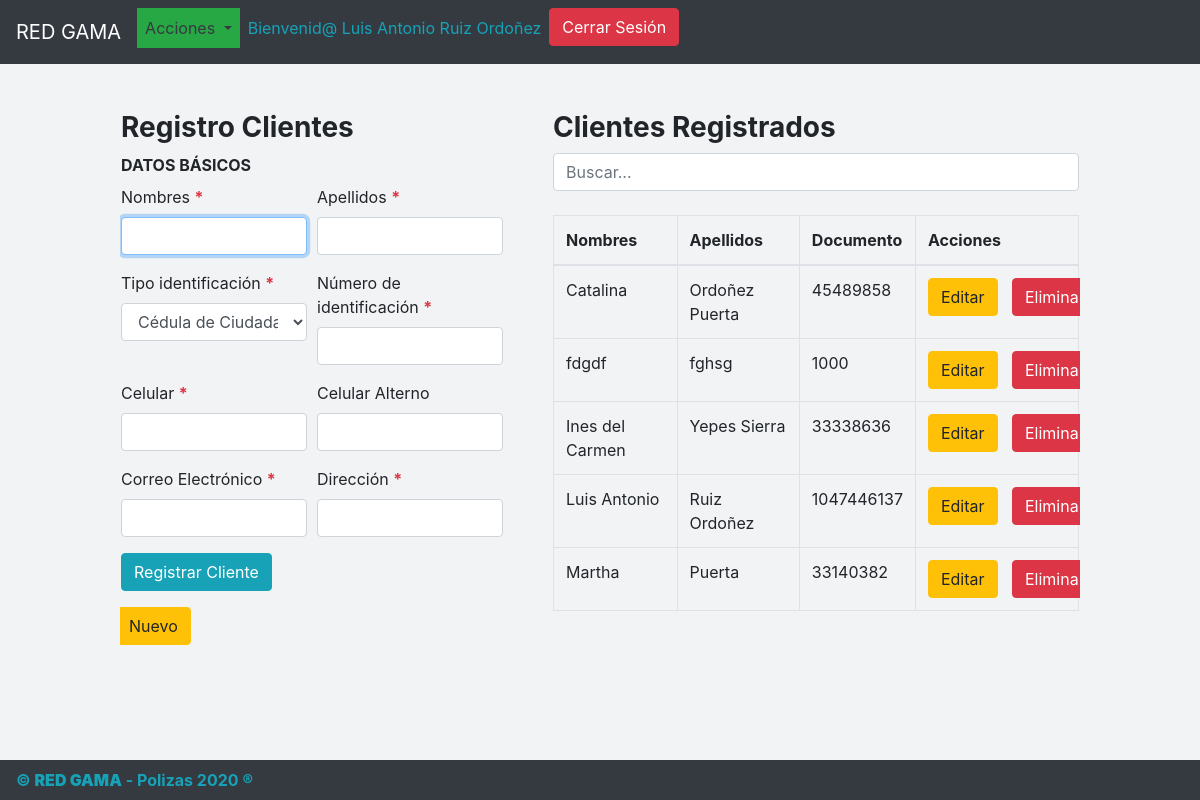
/clientes.php (signed in), run on the app's committed database.
### tables this page shows
CREATE TABLE IF NOT EXISTS `usuarios` (
  `Id` int(11) NOT NULL AUTO_INCREMENT,
  `Nombres` varchar(50) NOT NULL,
  `Apellidos` varchar(50) NOT NULL,
  `Usuario` varchar(50) NOT NULL,
  `Clave` varchar(50) NOT NULL,
  `Estado` varchar(20) NOT NULL DEFAULT 'Activo',
  PRIMARY KEY (`Id`)
);

CREATE TABLE IF NOT EXISTS `clientes` (
  `Id` int(11) NOT NULL AUTO_INCREMENT,
  `TipoDocumento` int(11) NOT NULL,
  `Documento` varchar(14) NOT NULL,
  `Nombres` varchar(50) NOT NULL,
  `Apellidos` varchar(50) NOT NULL,
  `Correo` varchar(50) NOT NULL,
  `Direccion` varchar(100) NOT NULL,
  `Celular` varchar(10) NOT NULL,
  `CelularAlterno` varchar(10) DEFAULT NULL,
  `CreadoEl` timestamp NOT NULL,
  `ActualizadoEl` timestamp NOT NULL,
  PRIMARY KEY (`Id`),
  UNIQUE KEY `Documento` (`Documento`),
  KEY `TipoDocumento` (`TipoDocumento`)
);

### controladores/session.php (called while the page is built, shortened)
<?php
include("conexion.php");
if (isset($_SESSION['login_user_sys'])) {
	$user_check=$_SESSION['login_user_sys'];
	$ses_sql=mysqli_query($conn, "select Nombres, Apellidos, Usuario from usuarios where Usuario='$user_check'");
	$row = mysqli_fetch_assoc($ses_sql);
	$nombres=$row['Nombres'];
	$apellidos=$row['Apellidos'];
}else{
	session_destroy();
	header("Location: index.php");
}
?>

### formularios/ListadoClientes.php (the view)
<h3 class="panel-title">
<strong>
Clientes Registrados
</strong>
</h3>
<input class="form-control" id="myInput" type="text" placeholder="Buscar...">
<br>
<table class="table table-bordered table-hover">
  <thead>
    <tr>
      <th>Nombres</th>
      <th>Apellidos</th>
      <th>Documento</th>
      <th>Acciones</th>
    </tr>
  </thead>
  <tbody id="myTable">
    <?php
      $sql = $conn->prepare("SELECT * FROM clientes ORDER BY Nombres, Apellidos");
      if($sql->execute()){
        $g_result = $sql->get_result();
      }
      if($sql){
        while($row = $g_result->fetch_array()){
          echo "<tr>";
          echo "<td>".utf8_encode($row['Nombres'])."</td>";
          echo "<td>".utf8_encode($row['Apellidos'])."</td>";
          echo "<td>".utf8_encode($row['Documento'])."</td>";
          echo "<td>
              <div class='row'>
              <div class='col-sm-6'>
              <form action='clientes.php' method='post' class='d-inline'>
                <button type='submit' class='btn btn-warning' title='Editar'>
                  Editar
                </button>
                <input type='hidden' name='idcliente' value='".$row['Id']."'>
              </form>
              </div>
              <div class='col-sm-6'>
              <form action='controladores/crud.php' method='post' onsubmit='return eliminar()' class='d-inline'>
                <button type='submit' class='btn btn-danger' title='Eliminar'>
                  Eliminar
                </button>
                <input type='hidden' name='idcliente' value='".$row['Id']."'>
                <input type='hidden' name='accion' value='EliminarCliente'>
              </form>
              </div>
              </div>
            </td>";
          echo "</tr>";
        }
      }
    ?>
  </tbody>
</table>

### head.php (shortened to what this page needs)
<!DOCTYPE html>
<html lang="es">
<head>
    <link href="css/bootstrap.min.css" rel="stylesheet">
</head>
<body>

### menu.php (shortened to what this page needs)
<nav class="navbar navbar-expand-sm bg-dark navbar-dark fixed-top">
    <a class="navbar-brand">RED GAMA</a>
    <div class="collapse navbar-collapse" id="navbarSupportedContent">
        <ul class="navbar-nav mr-auto">
            <?php
                if (isset($_SESSION['login_user_sys'])) {
                    echo '
                        <li class="nav-item dropdown">
                            <a class="nav-link dropdown-toggle btn-success text-dark" href="#" id="navbarDropdown" role="button" data-toggle="dropdown" aria-haspopup="true" aria-expanded="false">
                              Acciones
                            </a>
                            <div class="dropdown-menu" aria-labelledby="navbarDropdown">
                              <a class="dropdown-item" href="polizas.php">P&oacute;lizas</a>
                              <div class="dropdown-divider"></div>
                              <a class="dropdown-item" href="clientes.php">Clientes</a>
                            </div>
                        </li>
                        <li>
                            <label class="text-info nav-link">
                                Bienvenid@ '.utf8_encode($nombres).' '.utf8_encode($apellidos).'</b>
                            </label>
                        </li>
                        <li>
                            <a href="controladores/logout.php" class="btn btn-danger float-right">
                                Cerrar Sesi&oacute;n
                            </a>
                        </li>
                    ';
                }
            ?>
        </ul>
    </div>
</nav>

### clientes.php (shortened to what this page needs)
<?php
include 'head.php';
include 'controladores/session.php';
include 'menu.php';
?>
<div class="panel panel-info">
	<table class="table-responsive">
		<tr>
			<td width="40%" valign="top">
				<?php
			        include 'formularios/RegistroClientes.php';
			    ?>
			</td>
			<td width="5%"></td>
			<td valign="top">
				<?php
			        include 'formularios/ListadoClientes.php';
			    ?>
			</td>
		</tr>
	</table>
</div>
<?php
include 'footer.php';
?>

### formularios/RegistroClientes.php (shortened to what this page needs)
<div class="panel panel-info" name="Formulario" id="Formulario">
    <div class="panel-heading">
        <h3 class="panel-title">
            <strong>
                Registro Clientes
            </strong>
        </h3>
    </div>
    <div class="panel-body panel-info">
        <label class="font-weight-bold">
            DATOS B&Aacute;SICOS
        </label>
        <form action="controladores/crud.php" method="POST" onsubmit="return checkSubmit();">
            <div class="form-row">
                <div class="form-group col-md-6">
                    <label>Nombres <b class="text-danger">*</b></label>
                    <input type="text" class="form-control" name="Nombres" required autofocus maxlength="50" value="<?php
                                if(isset($nombresc)){
                                echo utf8_encode($nombresc);
                            }?>">
                </div>
                <div class="form-group col-md-6">
                    <label>Apellidos <b class="text-danger">*</b></label>
                    <input type="text" class="form-control" name="Apellidos" required maxlength="50" value="<?php
                                if(isset($apellidosc)){
                                echo utf8_encode($apellidosc);
                            }?>">
                </div>
                <div class="form-group col-md-6">
                    <label>Tipo identificaci&oacute;n <b class="text-danger">*</b></label>
                    <select class="form-control" name="TipoDocumento" required>
                        <?php
                            $sql = $conn->prepare("SELECT * FROM tipodocumento");
                            if($sql->execute()){
                                $g_result = $sql->get_result();
                            }
                            while($row = $g_result->fetch_array()){
                        ?><option class="form-control" value=<?php echo $row['Id'];
                        if (isset($tipodocumentoc)) {
                            if ($row['Id']==$tipodocumentoc) {
                                echo ' selected';
                            }
                        }
                                    ?>> <?php echo utf8_encode($row['Nombre'])?></option>
                            <?php
                                    }
                                    ?>
                    </select>
                </div>
                <div class="form-group col-md-6">
                    <label>N&uacute;mero de identificaci&oacute;n <b class="text-danger">*</b></label>
                    <input type="number" class="form-control" name="NumeroDocumento" required min="1000" max="99999999999" maxlength="11" value="<?php
                                if(isset($documentoc)){
                                echo utf8_encode($documentoc);
                            }?>">
                </div>
                <div class="form-group col-md-6">
                    <label>Celular <b class="text-danger">*</b></label>
                    <input type="number" class="form-control" name="Celular" required min="3000000000" max="3519999999" maxlength="10" value="<?php
                                if(isset($celularc)){
                                echo utf8_encode($celularc);
                            }?>">
                </div>
                <div class="form-group col-md-6">
                    <label>Celular Alterno</label>
                    <input type="number" class="form-control" name="CelularAlterno" min="3000000000" max="3519999999" maxlength="10" value="<?php
                                if(isset($celularalternoc)){
                                echo utf8_encode($celularalternoc);
                            }?>">
                </div>
                <div class="form-group col-md-6">
                    <label>Correo Electrónico <b class="text-danger">*</b></label>
                    <input type="email" class="form-control" name="Correo" required maxlength="50" value="<?php
                                if(isset($correoc)){
                                echo utf8_encode($correoc);
                            }?>">
                </div>
                <div class="form-group col-md-6">
                    <label>Dirección <b class="text-danger">*</b></label>
                    <input type="text" class="form-control" name="Direccion" required maxlength="100" value="<?php
                                if(isset($direccionc)){
                                echo utf8_encode($direccionc);
                            }?>">
                </div>
                <div class="form-group col-md-12">
                    <input type="submit" id="accion" name="accion" class="btn btn-info" value="<?php echo isset($idcliente)?'Actualizar Cliente':'Registrar Cliente'; ?>">
                </div>
                <a href="" class="btn btn-warning">Nuevo</a>
            </div>
        </form>
    </div>
</div>

### footer.php
<div>
    <nav class="navbar navbar-expand bg-dark navbar-dark fixed-bottom text-info">
        <strong class="text-center">
                &copy; <b>RED GAMA</b> - Polizas <?php echo date("Y");?> ®
        </strong>
    </nav>
</div>
</body>
</html>

### head.php (style rules this page uses)
body { margin-left: 10%; margin-top: 5%; margin-right: 10%; background-color: #F2F3F4; padding-top: 50px; padding-bottom: 50px; }

### data on the page
usuarios: Nombres "Luis Antonio", Apellidos "Ruiz Ordoñez"
clientes: Nombres "Catalina", Apellidos "Ordoñez Puerta", Documento "45489858"
clientes: Nombres "fdgdf", Apellidos "fghsg", Documento "1000"
clientes: Nombres "Ines del Carmen", Apellidos "Yepes Sierra", Documento "33338636"
clientes: Nombres "Luis Antonio", Apellidos "Ruiz Ordoñez", Documento "1047446137"
clientes: Nombres "Martha", Apellidos "Puerta", Documento "33140382"

### other printed values
form field TipoDocumento "Cédula de Ciudadanía"
